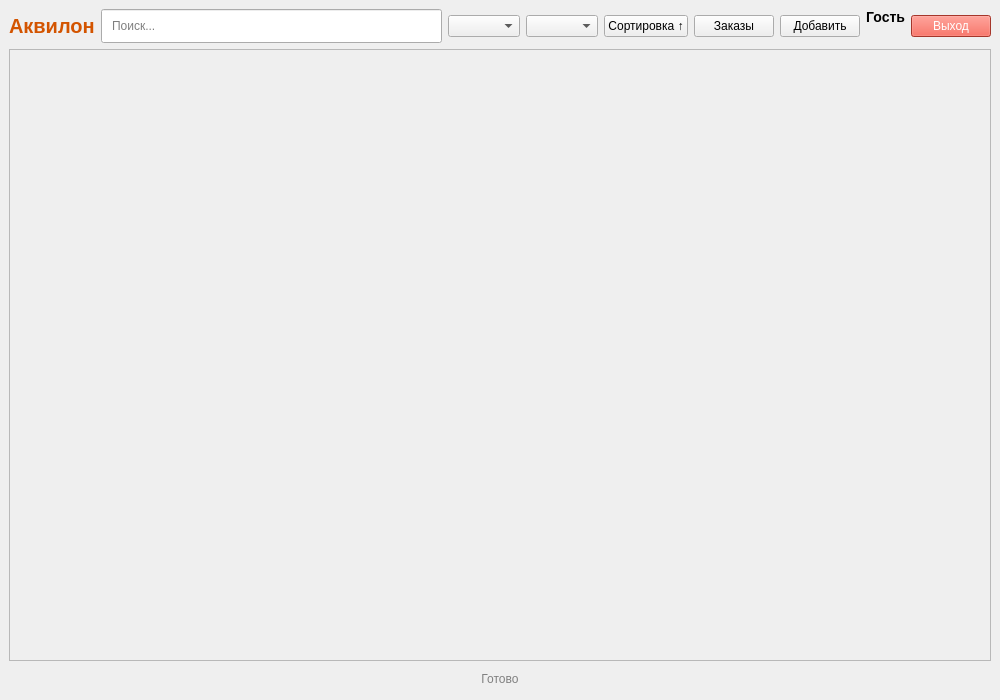
<?xml version="1.0" encoding="UTF-8"?>
<ui version="4.0">
 <class>MenuWindow</class>
 <widget class="QMainWindow" name="MenuWindow">
  <property name="geometry">
   <rect>
    <x>0</x>
    <y>0</y>
    <width>1000</width>
    <height>700</height>
   </rect>
  </property>
  <property name="windowTitle">
   <string>Аквилон</string>
  </property>
  <property name="minimumSize">
   <size>
    <width>800</width>
    <height>600</height>
   </size>
  </property>
  <widget class="QWidget" name="centralwidget">
   <layout class="QVBoxLayout" name="main_layout">
    <item>
     <layout class="QHBoxLayout" name="top_layout">
      <item>
       <widget class="QLabel" name="label_logo">
        <property name="text">
         <string>Аквилон</string>
        </property>
        <property name="styleSheet">
         <string>font-size: 20px; font-weight: bold; color: #d35400;</string>
        </property>
       </widget>
      </item>
      <item>
       <widget class="QLineEdit" name="line_search">
        <property name="placeholderText">
         <string>Поиск...</string>
        </property>
        <property name="styleSheet">
         <string>padding: 8px;</string>
        </property>
       </widget>
      </item>
      <item>
       <widget class="QComboBox" name="combo_category">
        <property name="minimumWidth">
         <number>120</number>
        </property>
       </widget>
      </item>
      <item>
       <widget class="QComboBox" name="combo_supplier">
        <property name="minimumWidth">
         <number>150</number>
        </property>
       </widget>
      </item>
      <item>
       <widget class="QPushButton" name="button_sort">
        <property name="text">
         <string>Сортировка ↑</string>
        </property>
       </widget>
      </item>
      <item>
       <widget class="QPushButton" name="button_orders">
        <property name="text">
         <string>Заказы</string>
        </property>
       </widget>
      </item>
      <item>
       <widget class="QPushButton" name="button_add">
        <property name="text">
         <string>Добавить</string>
        </property>
       </widget>
      </item>
      <item>
       <widget class="QLabel" name="label_user">
        <property name="text">
         <string>Гость</string>
        </property>
        <property name="alignment">
         <set>Qt::AlignRight</set>
        </property>
        <property name="styleSheet">
         <string>font-size: 14px; font-weight: bold;</string>
        </property>
       </widget>
      </item>
      <item>
       <widget class="QPushButton" name="button_exit">
        <property name="text">
         <string>Выход</string>
        </property>
        <property name="styleSheet">
         <string>background: #e74c3c; color: white;</string>
        </property>
       </widget>
      </item>
     </layout>
    </item>
    <item>
     <widget class="QScrollArea" name="scrollArea">
      <property name="widgetResizable">
       <bool>true</bool>
      </property>
      <widget class="QWidget" name="scrollWidget">
       <layout class="QVBoxLayout" name="menu_layout"/>
      </widget>
     </widget>
    </item>
    <item>
     <widget class="QLabel" name="label_status">
      <property name="text">
       <string>Готово</string>
      </property>
      <property name="alignment">
       <set>Qt::AlignCenter</set>
      </property>
      <property name="styleSheet">
       <string>color: gray; padding: 5px;</string>
      </property>
     </widget>
    </item>
   </layout>
  </widget>
 </widget>
</ui>
